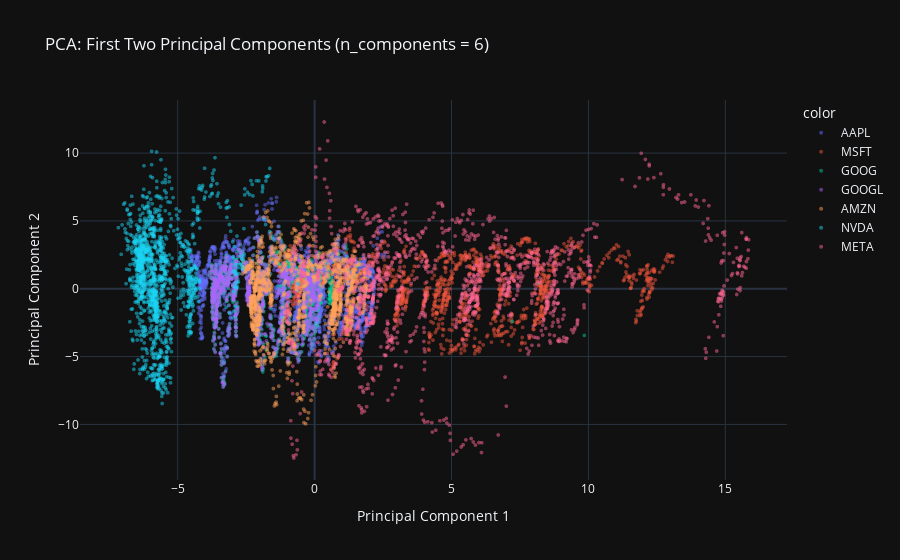

This figure's notebook cell:
### Markdown cell above
#### Not a bad start, when messing with different setting on the Plotly graph above you can definitely see some of the clustering of some of the tickers.  Let's update our pca dataframe with our optimized number of components (n_components = 6) and see what changes.

### Code cell
components_pca = PCA(n_components = 6)

core_pca_optimized = components_pca.fit_transform(core_stock_scaled)

pca_df_optimized = pd.DataFrame(data = core_pca_optimized, columns = [f'PC{i+1}' for i in range(6)])

fig_pca_optimized = px.scatter(
    pca_df_optimized,
    x = 'PC1',
    y = 'PC2',
    color = tickers,
    title = 'PCA: First Two Principal Components (n_components = 6)',
    labels = {'PC1' : 'Principal Component 1', 'PC2' : 'Principal Component 2'},
    template = 'plotly_dark',
    opacity = 0.5
)

fig_pca_optimized.update_traces(marker = dict(size = 4))

fig_pca_optimized.show()

### Figure 1 — Plotly figure (JSON) as saved in the notebook; plotly's stock layout.template omitted (floating-point values rounded to 4 significant figures; data arrays with more than 128 entries replaced by an {"elided": "..."} marker saying what was removed)
{"data": [{"hovertemplate": "color=AAPL<br>Principal Component 1=%{x}<br>Principal Component 2=%{y}<extra></extra>", "legendgroup": "AAPL", "marker": {"color": "#636efa", "opacity": 0.5, "size": 4, "symbol": "circle"}, "mode": "markers", "name": "AAPL", "showlegend": true, "type": "scattergl", "x": {"elided": "1333 float values"}, "xaxis": "x", "y": {"elided": "1333 float values"}, "yaxis": "y"}, {"hovertemplate": "color=MSFT<br>Principal Component 1=%{x}<br>Principal Component 2=%{y}<extra></extra>", "legendgroup": "MSFT", "marker": {"color": "#EF553B", "opacity": 0.5, "size": 4, "symbol": "circle"}, "mode": "markers", "name": "MSFT", "showlegend": true, "type": "scattergl", "x": {"elided": "1382 float values"}, "xaxis": "x", "y": {"elided": "1382 float values"}, "yaxis": "y"}, {"hovertemplate": "color=GOOG<br>Principal Component 1=%{x}<br>Principal Component 2=%{y}<extra></extra>", "legendgroup": "GOOG", "marker": {"color": "#00cc96", "opacity": 0.5, "size": 4, "symbol": "circle"}, "mode": "markers", "name": "GOOG", "showlegend": true, "type": "scattergl", "x": {"elided": "1382 float values"}, "xaxis": "x", "y": {"elided": "1382 float values"}, "yaxis": "y"}, {"hovertemplate": "color=GOOGL<br>Principal Component 1=%{x}<br>Principal Component 2=%{y}<extra></extra>", "legendgroup": "GOOGL", "marker": {"color": "#ab63fa", "opacity": 0.5, "size": 4, "symbol": "circle"}, "mode": "markers", "name": "GOOGL", "showlegend": true, "type": "scattergl", "x": {"elided": "1382 float values"}, "xaxis": "x", "y": {"elided": "1382 float values"}, "yaxis": "y"}, {"hovertemplate": "color=AMZN<br>Principal Component 1=%{x}<br>Principal Component 2=%{y}<extra></extra>", "legendgroup": "AMZN", "marker": {"color": "#FFA15A", "opacity": 0.5, "size": 4, "symbol": "circle"}, "mode": "markers", "name": "AMZN", "showlegend": true, "type": "scattergl", "x": {"elided": "1382 float values"}, "xaxis": "x", "y": {"elided": "1382 float values"}, "yaxis": "y"}, {"hovertemplate": "color=NVDA<br>Principal Component 1=%{x}<br>Principal Component 2=%{y}<extra></extra>", "legendgroup": "NVDA", "marker": {"color": "#19d3f3", "opacity": 0.5, "size": 4, "symbol": "circle"}, "mode": "markers", "name": "NVDA", "showlegend": true, "type": "scattergl", "x": {"elided": "1382 float values"}, "xaxis": "x", "y": {"elided": "1382 float values"}, "yaxis": "y"}, {"hovertemplate": "color=META<br>Principal Component 1=%{x}<br>Principal Component 2=%{y}<extra></extra>", "legendgroup": "META", "marker": {"color": "#FF6692", "opacity": 0.5, "size": 4, "symbol": "circle"}, "mode": "markers", "name": "META", "showlegend": true, "type": "scattergl", "x": {"elided": "1382 float values"}, "xaxis": "x", "y": {"elided": "1382 float values"}, "yaxis": "y"}], "layout": {"legend": {"title": {"text": "color"}, "tracegroupgap": 0}, "title": {"text": "PCA: First Two Principal Components (n_components = 6)"}, "xaxis": {"anchor": "y", "domain": [0, 1], "title": {"text": "Principal Component 1"}}, "yaxis": {"anchor": "x", "domain": [0, 1], "title": {"text": "Principal Component 2"}}}}
